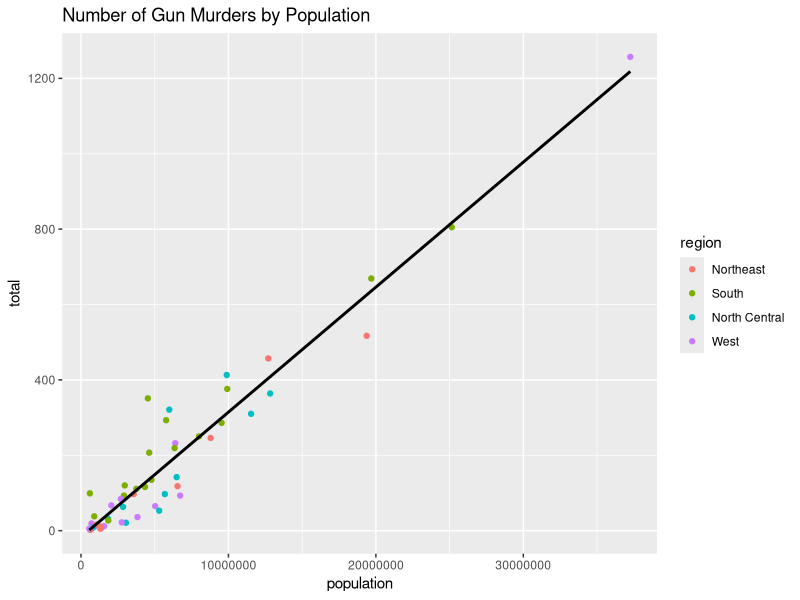

Here is the R script that generated this plot:
## ---- chunk 1
#install.packages("dslabs")
library(dslabs)
library(ggplot2)
## ---- chunk 2
options(scipen = 999)
ggplot(murders, aes(x = population, y = total)) +
  geom_point(aes(color = region)) + 
  ggtitle("Number of Gun Murders by Population") +
  geom_smooth(method = "lm", se = FALSE, color = 'black')
